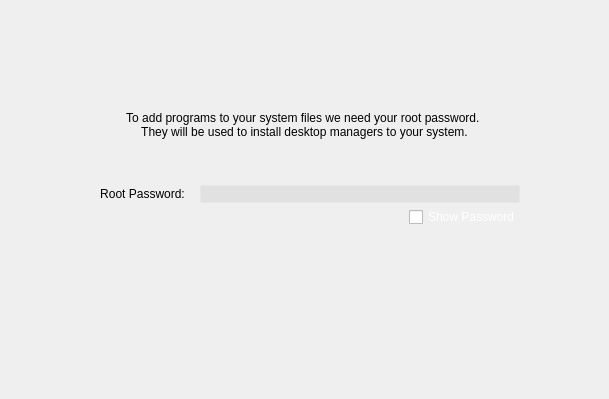
                  <widget class="QWidget" name="rootPage">
                   <layout class="QGridLayout" name="gridLayout_7">
                    <item row="4" column="1">
                     <layout class="QVBoxLayout" name="verticalLayout_3">
                      <property name="spacing">
                       <number>4</number>
                      </property>
                      <property name="bottomMargin">
                       <number>0</number>
                      </property>
                      <item>
                       <layout class="QHBoxLayout" name="horizontalLayout_5" stretch="0,0">
                        <property name="spacing">
                         <number>5</number>
                        </property>
                        <property name="leftMargin">
                         <number>0</number>
                        </property>
                        <property name="topMargin">
                         <number>0</number>
                        </property>
                        <item>
                         <widget class="QLabel" name="rootLabel_2">
                          <property name="minimumSize">
                           <size>
                            <width>105</width>
                            <height>0</height>
                           </size>
                          </property>
                          <property name="maximumSize">
                           <size>
                            <width>16777215</width>
                            <height>25</height>
                           </size>
                          </property>
                          <property name="styleSheet">
                           <string notr="true"/>
                          </property>
                          <property name="text">
                           <string>Root Password:</string>
                          </property>
                          <property name="alignment">
                           <set>Qt::AlignCenter</set>
                          </property>
                         </widget>
                        </item>
                        <item>
                         <widget class="QLineEdit" name="rootPass">
                          <property name="minimumSize">
                           <size>
                            <width>320</width>
                            <height>0</height>
                           </size>
                          </property>
                          <property name="styleSheet">
                           <string notr="true">background-color: rgba(0, 0, 0, 15);
color:rgb(215, 215, 215);
border: 1px solid rgba(255, 255, 255, 50)/*white*/
</string>
                          </property>
                          <property name="echoMode">
                           <enum>QLineEdit::Password</enum>
                          </property>
                         </widget>
                        </item>
                       </layout>
                      </item>
                      <item>
                       <layout class="QHBoxLayout" name="horizontalLayout_6">
                        <property name="spacing">
                         <number>-1</number>
                        </property>
                        <item>
                         <spacer name="horizontalSpacer_4">
                          <property name="orientation">
                           <enum>Qt::Horizontal</enum>
                          </property>
                          <property name="sizeHint" stdset="0">
                           <size>
                            <width>40</width>
                            <height>20</height>
                           </size>
                          </property>
                         </spacer>
                        </item>
                        <item>
                         <widget class="QCheckBox" name="showPasswordCheckBox">
                          <property name="styleSheet">
                           <string notr="true">color:white</string>
                          </property>
                          <property name="text">
                           <string>Show Password</string>
                          </property>
                         </widget>
                        </item>
                       </layout>
                      </item>
                     </layout>
                    </item>
                    <item row="4" column="2">
                     <spacer name="horizontalSpacer_6">
                      <property name="orientation">
                       <enum>Qt::Horizontal</enum>
                      </property>
                      <property name="sizeHint" stdset="0">
                       <size>
                        <width>72</width>
                        <height>20</height>
                       </size>
                      </property>
                     </spacer>
                    </item>
                    <item row="4" column="0">
                     <spacer name="horizontalSpacer_5">
                      <property name="orientation">
                       <enum>Qt::Horizontal</enum>
                      </property>
                      <property name="sizeHint" stdset="0">
                       <size>
                        <width>73</width>
                        <height>20</height>
                       </size>
                      </property>
                     </spacer>
                    </item>
                    <item row="1" column="1">
                     <spacer name="verticalSpacer_3">
                      <property name="orientation">
                       <enum>Qt::Vertical</enum>
                      </property>
                      <property name="sizeHint" stdset="0">
                       <size>
                        <width>20</width>
                        <height>100</height>
                       </size>
                      </property>
                     </spacer>
                    </item>
                    <item row="2" column="0" colspan="3">
                     <widget class="QLabel" name="rootLabel">
                      <property name="styleSheet">
                       <string notr="true"/>
                      </property>
                      <property name="text">
                       <string>&lt;!DOCTYPE HTML PUBLIC &quot;-//W3C//DTD HTML 4.0//EN&quot; &quot;http://www.w3.org/TR/REC-html40/strict.dtd&quot;&gt;
&lt;html&gt;&lt;head&gt;&lt;meta name=&quot;qrichtext&quot; content=&quot;1&quot; /&gt;&lt;style type=&quot;text/css&quot;&gt;
p, li { white-space: pre-wrap; }
&lt;/style&gt;&lt;/head&gt;&lt;body style=&quot; font-family:'Sans Serif'; font-size:9pt; font-weight:400; font-style:normal;&quot;&gt;
&lt;p align=&quot;center&quot; style=&quot; margin-top:0px; margin-bottom:0px; margin-left:0px; margin-right:0px; -qt-block-indent:0; text-indent:0px;&quot;&gt;&lt;img src=&quot;:/icons/dialog-password.png&quot; /&gt;&lt;/p&gt;
&lt;p align=&quot;center&quot; style=&quot; margin-top:0px; margin-bottom:0px; margin-left:0px; margin-right:0px; -qt-block-indent:0; text-indent:0px;&quot;&gt;To add programs to your system files we need your root password. &lt;/p&gt;
&lt;p align=&quot;center&quot; style=&quot; margin-top:0px; margin-bottom:0px; margin-left:0px; margin-right:0px; -qt-block-indent:0; text-indent:0px;&quot;&gt;They will be used to install desktop managers to your system.&lt;/p&gt;&lt;/body&gt;&lt;/html&gt;</string>
                      </property>
                      <property name="wordWrap">
                       <bool>true</bool>
                      </property>
                      <property name="margin">
                       <number>10</number>
                      </property>
                     </widget>
                    </item>
                    <item row="3" column="0">
                     <spacer name="verticalSpacer_5">
                      <property name="orientation">
                       <enum>Qt::Vertical</enum>
                      </property>
                      <property name="sizeHint" stdset="0">
                       <size>
                        <width>20</width>
                        <height>40</height>
                       </size>
                      </property>
                     </spacer>
                    </item>
                    <item row="5" column="1">
                     <spacer name="verticalSpacer_4">
                      <property name="orientation">
                       <enum>Qt::Vertical</enum>
                      </property>
                      <property name="sizeHint" stdset="0">
                       <size>
                        <width>20</width>
                        <height>161</height>
                       </size>
                      </property>
                     </spacer>
                    </item>
                   </layout>
                  </widget>
